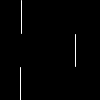
Frame 1 (no input)
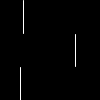
Frame 60 (the mouse pressed at the canvas centre just before this capture)
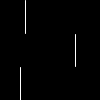
Frame 120 (the mouse held since frame 60 and released just before this capture)

The Processing sketch that drew these frames (run headless with seeded random() and noise(); from frame 60 on, the mouse is pressed at the canvas centre):

// Processing sketch: time_clock2
// ── time_clock2.pde
//USING THE TIME FUNCTIONS
// CLOCK ANIMATION

void setup() {
  size(100, 100);
  stroke(255);
}
void draw() {
  background(0);
  float s = map(second(), 0, 60, 0, 100);
  float m = map(minute(), 0, 60, 0, 100);
  float h = map(hour(), 0, 24, 0, 100);
  line(s, 0, s, 33);
  line(m, 34, m, 66);
  line(h, 67, h, 100);
}
